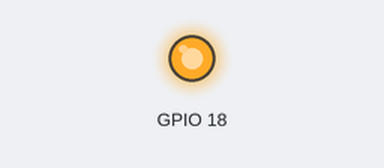
Bench run of a program on a simulated Raspberry Pi (BCM pin numbers). Shown: output pins drawn as LEDs (lit = HIGH). The clock reads 2024-03-15 10:24:30 at power-on unless the program sets it. At 32.0 s the program stops and its outputs stay as they are.

Above: at 0.1 s.
At 29.1 s:
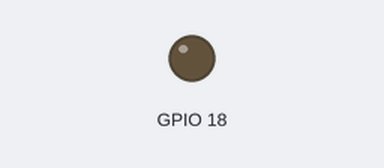
Timing chart, 0 to 30.6 s (numbered marks = the images above):
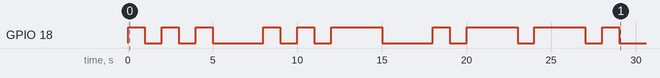

Measured:
- by itself, GPIO 18: LOW → HIGH at 0.00 s, → LOW 1.0 s later, → HIGH 1.0 s later, → LOW 1.0 s later, … (20 changes in this stretch)

The program:

morse.py
```python
import RPi.GPIO as GPIO
import time


GPIO.setmode(GPIO.BCM)
GPIO.setup(18, GPIO.OUT)
sup = "sup"
TIME_UNIT = 1

DOT= TIME_UNIT
DASH = TIME_UNIT *3
GAP = TIME_UNIT
LETTER_GAP = TIME_UNIT *3
WORD_GAP = TIME_UNIT * 7

def off():
    GPIO.output(18, False)

def on():
    GPIO.output(18, True)

def switch_Char (char):
    switcher = {
        'a' : '.-',
        'b' : '-...',
        'c' : '-.-.',
        'd' : '-..',
        'e' : ',',
        'f' : '..-.',
        'g' : '--.',
        'h' : '....',
        'i' : '..',
        'j' : '.---',
        'k' : '-.-',
        'l' : '.-..',
        'm' : '--',
        'n' : '-.',
        'o' : '---',
        'p' : '.--.',
        'q' : '--.-',
        'r' : '.-.',
        's' : '...',
        't' : '-',
        'u' : '..-',
        'v' : '...-',
        'w' : '.--',
        'x' : '-..-',
        'y' : '-.--',
        'x' : '--..',
        ' ' : ' '
        }
    return (switcher[char])


def ledOutput(morse):
    i = 0
    for char in morse:
        if char == '.':
            cur_time = time.time()
            while time.time() < cur_time + DOT:
                on()
            off()

        elif char == '-':
            cur_time = time.time()
            while time.time() < cur_time + DASH:
                on()
        off()

        if i != len(morse)-1:
            time.sleep(GAP)
        i +=1

phrase = "sup"

for char in phrase:
    if char == ' ':
        time.sleep(WORD_GAP)
    else:
        morse = switch_Char(char)
        ledOutput(morse)
        time.sleep(LETTER_GAP)

GPIO.output(18, False)

GPIO.cleanup()
```
